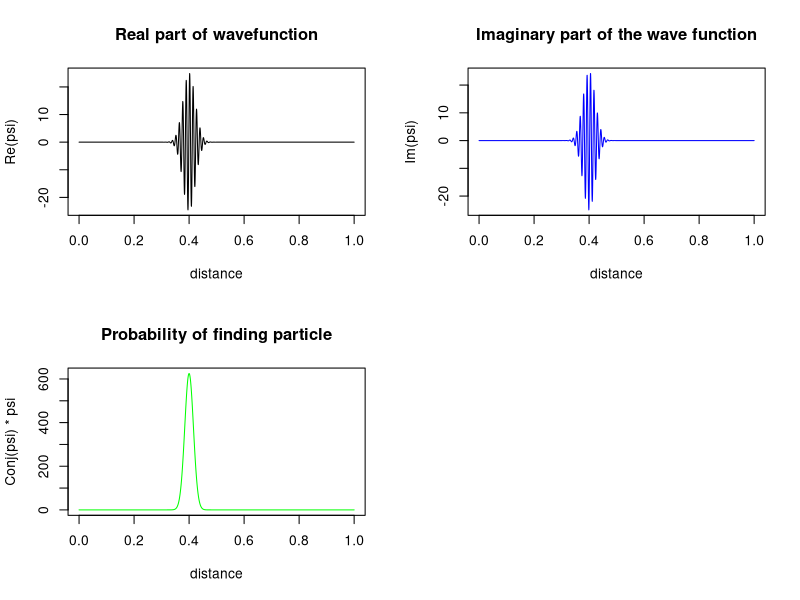

R code for this plot:
## Book: Computational Physics by Nicholas J. Giordano, Dean and Professor of Physics, Auburn University
## Reference Book: Matlab Version by Kevin Berwick, School of Electrical and Electronic Engineering, Dublin Institute of Technology
## Translated to R by Indranil Ghosh, Physics Department, Jadavpur University

##Schrodinger's 1-D wave equation solution with shooting method

x <- seq(0, 1, 0.0005)
x_0 <- 0.4
C <- 25
sigma_squared <- 10^(-3)
delta_x <- 0.0005
delta_t <- 0.2
k_0 <- 500
psi <- C*exp(-(x-x_0)^2/sigma_squared)*exp(1i*k_0*x)

par(mfrow=c(2, 2))
plot(x, Re(psi), type="l", main="Real part of wavefunction", xlab="distance")
plot(x, Im(psi), type="l", col="blue", main="Imaginary part of the wave function", xlab="distance")
plot(x, Conj(psi)*psi, type="l", col="green", main="Probability of finding particle", xlab="distance")